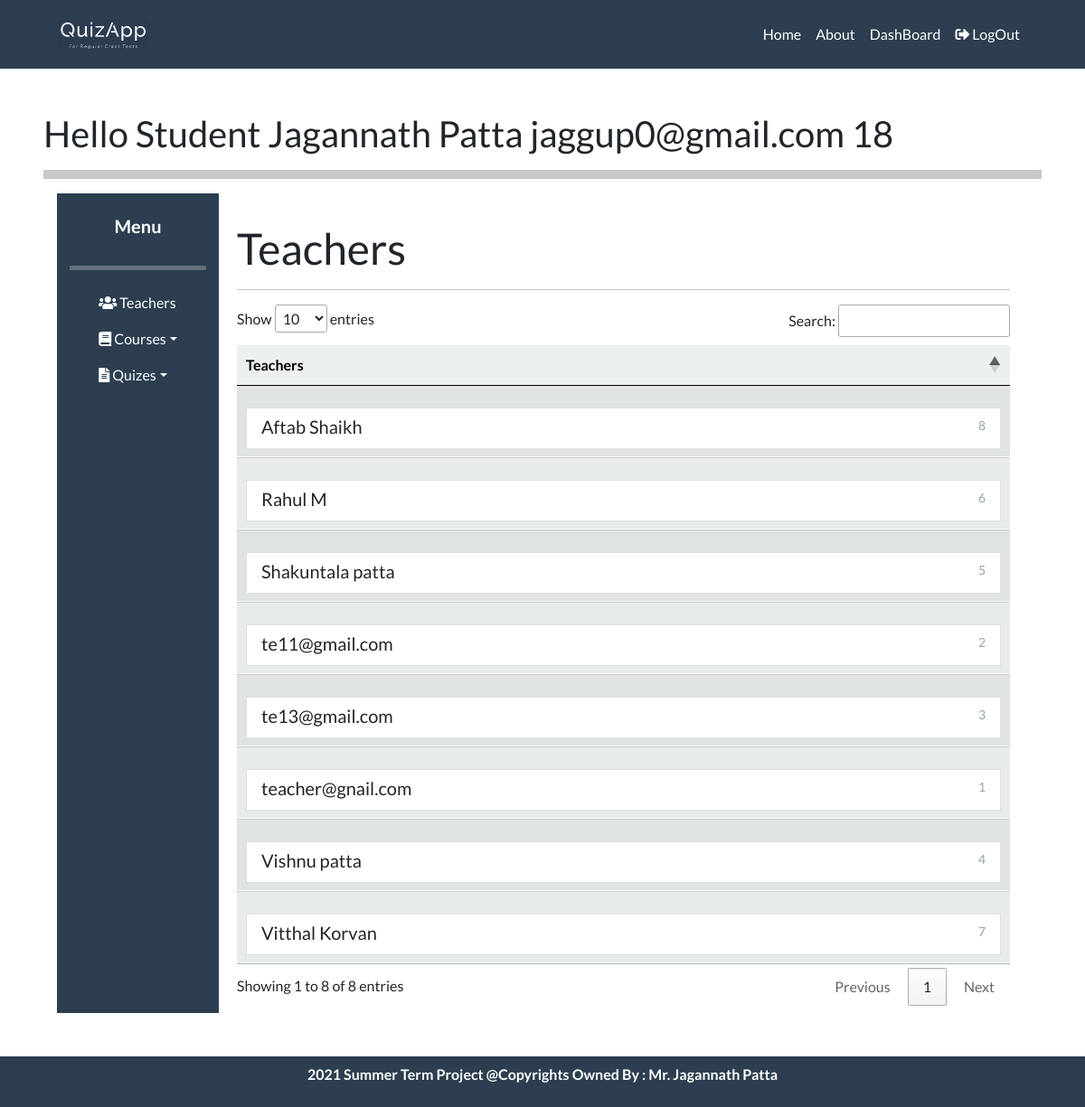
Page /student/AllTeachers (signed in) on the earlier database version.
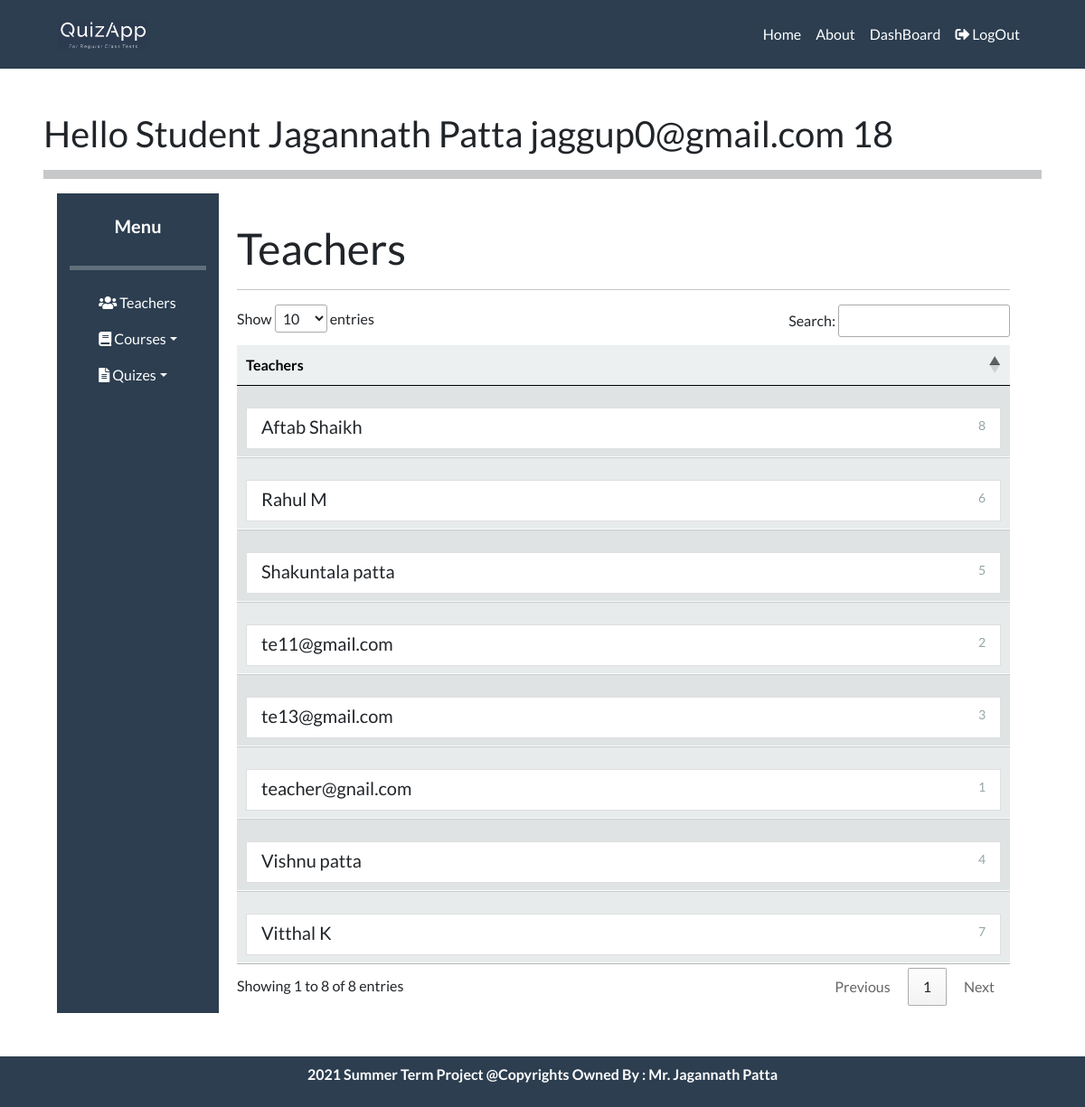
Same page on the later database version.
### tables this page shows
CREATE TABLE "Teacher" (
	`teacher_id`	INTEGER NOT NULL,
	`user_id`	INTEGER NOT NULL UNIQUE,
	`teacher_name`	TEXT NOT NULL,
	FOREIGN KEY(`user_id`) REFERENCES `User`(`user_id`),
	PRIMARY KEY(`teacher_id`)
);

### Student/views.py (the view)
def AllTeachers():
    page = check_user("/studentSite/all.html")
    if len(page) > 1:
        return render_template(page[0] , msg = page[1])
    else:
        conn = sqlite3.connect("DataBase/quizAppDataBase.db")
        cursor = conn.cursor()
        all_teachers = cursor.execute("SELECT TEACHER_ID , TEACHER_NAME from TEACHER ").fetchall()
        cursor.close()
        conn.close()
        return render_template(page[0] , all_teachers = all_teachers )

### Student/views.py (called while the page is built)
def check_user(page):
    if session.get("email"):
        if session.get("user_role") == 'S':
            return [page]
        else:
            return [page , "You Don't have these previlages." ]
    else:
        return ['login.html']

### templates/studentSite/all.html (shortened to what this page needs)
{% extends "/studentSite/studentHome.html" %}
{% block body %}
<div class="p-sm-2">
    {% if all_teachers %}
        <h1> Teachers  </h1>
        <hr>
        <table id='tab' class="display table responsive table-hover">
            <thead>
                <tr class="table-light">
                  <th scope="col"> Teachers </th>
                </tr>
              </thead>
            <tbody>
                {% for teacher in  all_teachers: %}
              <tr class="table-light">
                <td>
                    <a href="/student/teacher?id={{teacher[0]}}&name={{teacher[1]}}" class="mt-3 list-group-item list-group-item-action flex-column align-items-start">
                        <div class="d-flex w-100 justify-content-between">
                            <h5 class="mb-1"> {{teacher[1] }}</h5>
                            <small class="text-muted">{{teacher[0]}}</small>
                        </div>
                    </a>
                </td>
              </tr>
              {% endfor %}
            </tbody>
        </table>
    {% endif %}
</div>
{% endblock %}

Differences in the rows shown:
changed Teacher id 7: teacher_name "Vitthal Korvan" → "Vitthal K"
